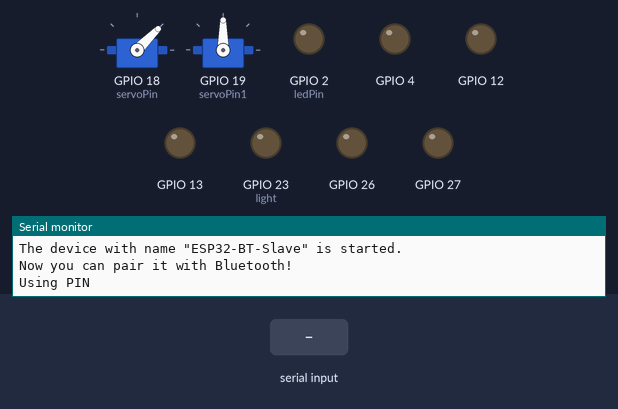
Simulated run of this sketch. Board: ESP32. Parts: 2 × servo, output pins drawn as LEDs (lit = HIGH), the last lines printed to the serial monitor. Inputs (shaded band) come from the test bench. Nothing arrives over Bluetooth unless stated.

Above: at 1.2 s.
1.3 s: "A" received over the second serial link
At 2.5 s:
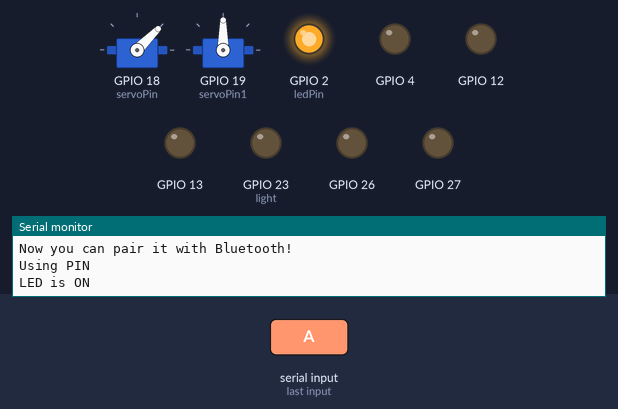
2.8 s: "1" received over the second serial link
At 3.6 s:
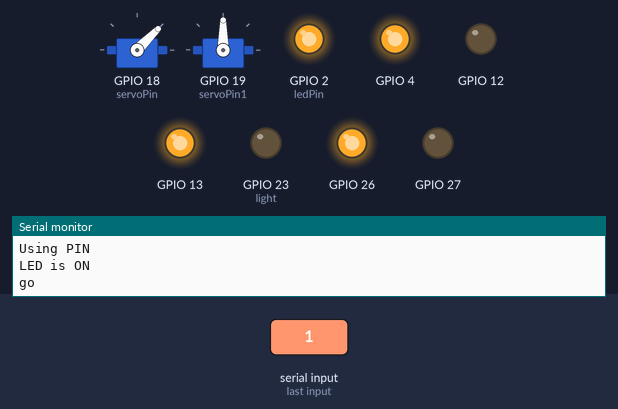
4.3 s: "B" received over the second serial link
At 4.8 s:
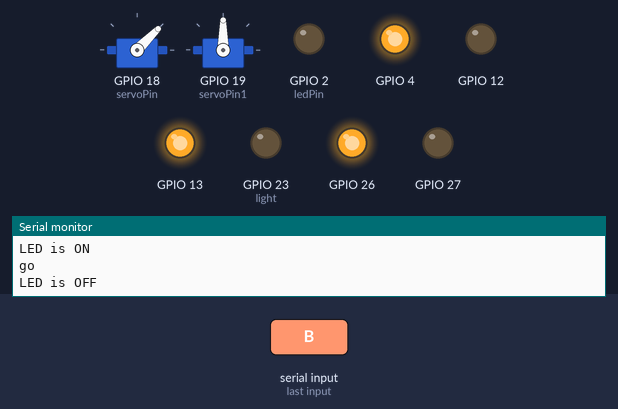
5.8 s: "2" received over the second serial link
At 7.0 s:
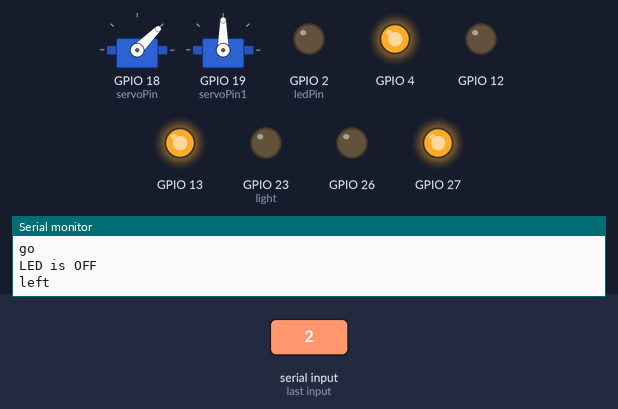
7.3 s: "3" received over the second serial link
At 8.2 s:
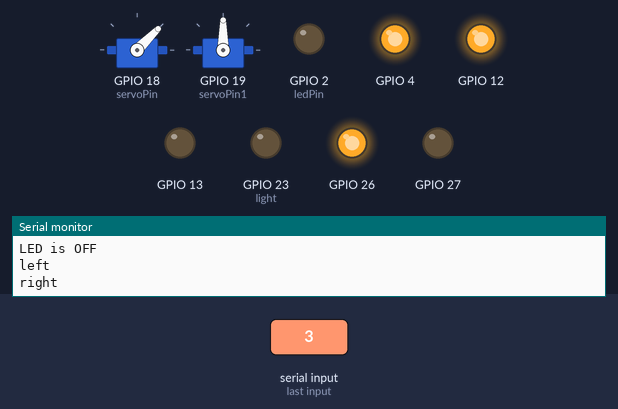
8.8 s: "4" received over the second serial link
At 9.4 s:
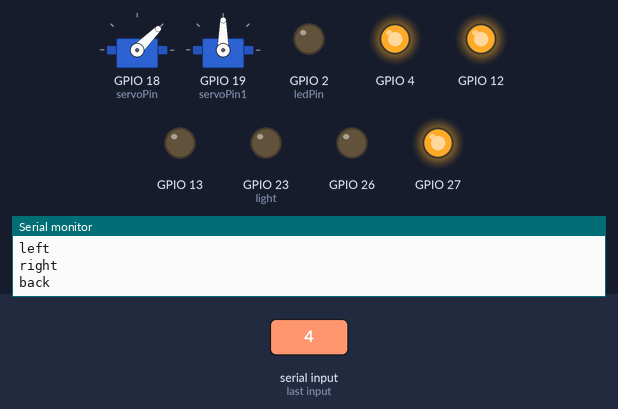
Timing chart, 0 to 11.3 s (numbered marks = the images above; inputs shaded):
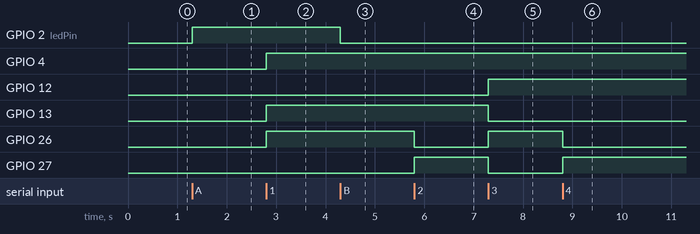

The sketch:

slave.ino
```cpp
#include "BluetoothSerial.h"
#include <Arduino.h>
#include <Drive.h>  //Include the Drive library
#include <ESP32_Servo.h>


#if !defined(CONFIG_BT_ENABLED) || !defined(CONFIG_BLUEDROID_ENABLED)
#error Bluetooth is not enabled! Please run `make menuconfig` to and enable it
#endif
#if !defined(CONFIG_BT_SPP_ENABLED)
#error Serial Bluetooth not available or not enabled. It is only available for the ESP32 chip.
#endif

BluetoothSerial SerialBT;
const char *pin = "1234"; // 可以根据需要将其更改为更安全的 PIN
String device_name = "ESP32-BT-Slave"; // 蓝牙设备名称

Servo myservo;  // create servo object to control a servo
                // 16 servo objects can be created on the ESP32
Servo myservo1;

int pos = 45;    // variable to store the servo position
int pos1=90;
int servoPin = 18;
int servoPin1=19;

// Define min and max pulse width values
int minPulseWidth = 500;   // Minimum pulse width in microseconds
int maxPulseWidth = 3000;  // Maximum pulse width in microseconds

const int ledPin = 2; // 内置LED连接的引脚
const int bootPin = 0; // BOOT按钮连接的引脚

const int IN1 = 26;
const int IN2 = 27;
const int IN3 = 13;
const int IN4 = 12;

const int light=23;
int speed=315;
int flag1=0;
int foot=4;
/*void motordir(int out1, int out2, int out3, int out4) {
  digitalWrite(IN1, out1);
  digitalWrite(IN2, out2);
  digitalWrite(IN3, out3);
  digitalWrite(IN4, out4);
}*/
Drive drive(IN1, IN2, IN3, IN4);  //Create an instance of the function
void setup() {
  Serial.begin(115200);

  pinMode(ledPin, OUTPUT); // 设置LED引脚为输出模式
  pinMode(bootPin, INPUT_PULLUP); // 设置BOOT按钮引脚为输入模式，并启用上拉电阻
  pinMode(light, OUTPUT);

  pinMode(4, OUTPUT);

  SerialBT.begin(device_name); // 启动蓝牙串口
  Serial.printf("The device with name \"%s\" is started.\nNow you can pair it with Bluetooth!\n", device_name.c_str());
  SerialBT.setPin(pin);
  Serial.println("Using PIN");

  myservo.attach(servoPin, minPulseWidth, maxPulseWidth); // attaches the servo on pin 18 to the servo object
                                                          // using specified min/max pulse widths
  myservo1.attach(servoPin1, minPulseWidth, maxPulseWidth);

  myservo.write(45);
  myservo1.write(90);

}

void loop() {
  if (SerialBT.available()) {
    char command = SerialBT.read();
    if (command == 'A') {
      digitalWrite(ledPin, HIGH); // 打开LED
      Serial.println("LED is ON");
    } else if (command == 'B') {
      digitalWrite(ledPin, LOW); // 关闭LED
      Serial.println("LED is OFF");
    }

    else if (command == '1') {
      drive.moveForward(speed);
      Serial.println("go");
      digitalWrite(4, HIGH);
      //delay(200);
    } else if (command == '2') {
      drive.turnRight(speed);
      Serial.println("left");
      //delay(200);
    } else if (command == '3') {
      drive.turnLeft(speed);
      Serial.println("right");
      //delay(200);
    } else if (command == '4') {
      drive.moveBackward(speed);
      Serial.println("back");
      //delay(200);
    } else  if (command == '0'){
      drive.moveForward(0);
      Serial.println("stay");
      digitalWrite(4, LOW);
      //delay(200);
    }
    else if(command=='5'){
      pos=pos+foot;
      if(pos>=180)
        pos=180;
      myservo.write(pos);

    }
    else if(command=='6'){
      pos=pos-foot;
      if(pos<=0)
        pos=0;
      myservo.write(pos);
      digitalWrite(light, HIGH);
    }
    else if(command=='7'){
      pos1=pos1+foot;
      if(pos1>=180)
        pos1=180;
      myservo1.write(pos1);
      digitalWrite(light, LOW);
    }
    else if(command=='8'){
      pos1=pos1-foot;
      if(pos1<=0)
        pos1=0;
      myservo1.write(pos1);

    }


  }
}
```

Measured:
- after the input at 1.3 s, GPIO 2 (ledPin): LOW → HIGH at once
- after the input at 2.8 s, GPIO 4, GPIO 13, GPIO 26: LOW → HIGH at once
- after the input at 4.3 s, GPIO 2 (ledPin): HIGH → LOW at once
- after the input at 5.8 s, GPIO 26: HIGH → LOW at once; GPIO 27: LOW → HIGH at once
- after the input at 7.3 s, GPIO 12, GPIO 26: LOW → HIGH at once; GPIO 13, GPIO 27: HIGH → LOW at once
- after the input at 8.8 s, GPIO 26: HIGH → LOW at once; GPIO 27: LOW → HIGH at once
